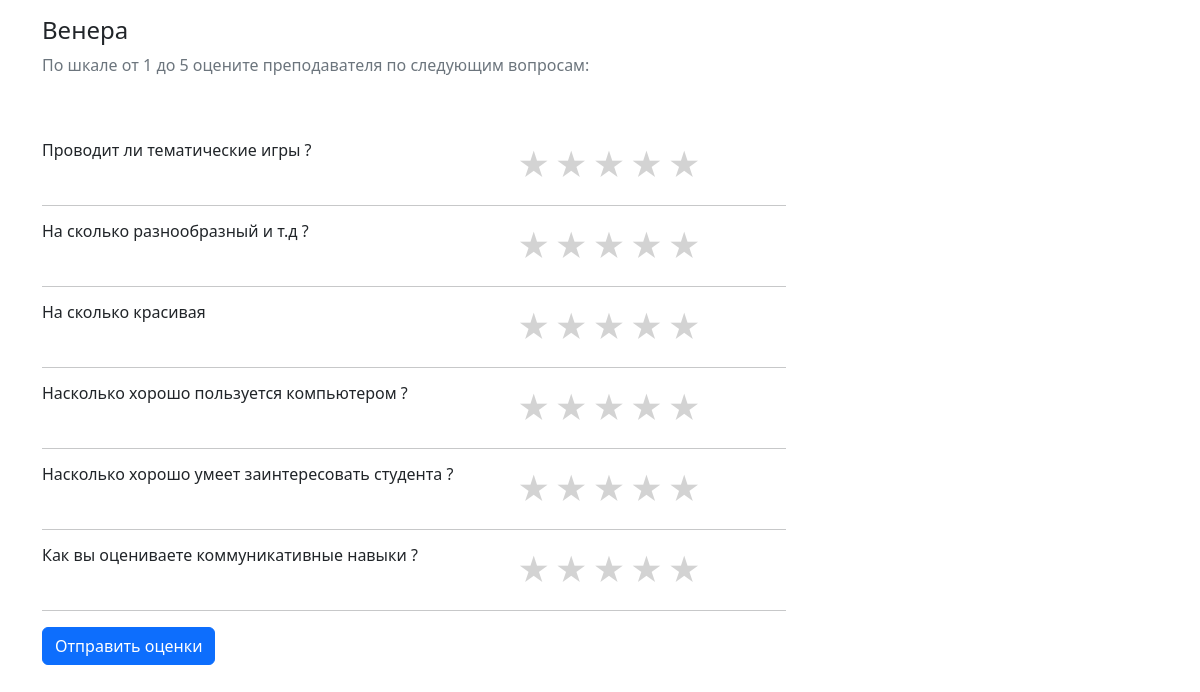
/questionnaire/?prepod=3, run on the app's committed database.
### main/models.py (models this page shows, shortened)
class Prepod(models.Model):
    name = models.CharField(max_length=100)
    photo = models.ImageField(upload_to='prepod_photos/', null=True, blank=True)

class Questions(models.Model):
    title = models.CharField(max_length=150)

### main/views.py (the view)
# urls.py: path('questionnaire/', questionnaire, name='questionnaire'),
def questionnaire(request):
    questions = Questions.objects.all()
    prepod_id = request.GET.get('prepod')
    prepod = Prepod.objects.get(pk=prepod_id)
    context = {'prepod': prepod, 'questions': questions}
    return render(request, 'questionnaire.html', context)

### templates/questionnaire.html (shortened to what this page needs)
{% extends 'base.html' %}
{% block main %}
<h4>{{ prepod.name }}</h4>
<p class="text-secondary">По шкале от 1 до 5 оцените преподавателя по следующим вопросам:</p>
<br><br>
<form method="POST" action="{% url 'submit_ratings' %}">
    {% for question in questions %}
    <section class="row">
        <h6 class="col-5">{{ question.title }}</h6>
        <div class="col-6">
            <div class="star-rating" data-rating-id="{{ question.id }}">
                <span class="star" data-value="1">&#9733;</span>
                <span class="star" data-value="2">&#9733;</span>
                <span class="star" data-value="3">&#9733;</span>
                <span class="star" data-value="4">&#9733;</span>
                <span class="star" data-value="5">&#9733;</span>
            </div>
        </div>
    </section>
    <div class="col-8">
        <hr>
    </div>
    {% endfor %}
    <button type="submit" class="btn btn-primary">Отправить оценки</button>
</form>
{% endblock %}

### templates/base.html (style rules this page uses)
.star { font-size: 2rem; color: lightgray; cursor: pointer; transition: color 0.2s ease; }

### data on the page
Prepod: name "Венера"
Questions: title "Проводит ли тематические игры ?"
Questions: title "На сколько разнообразный и т.д ?"
Questions: title "На сколько красивая"
Questions: title "Насколько хорошо пользуется компьютером ?"
Questions: title "Насколько хорошо умеет заинтересовать студента ?"
Questions: title "Как вы оцениваете коммуникативные навыки ?"
